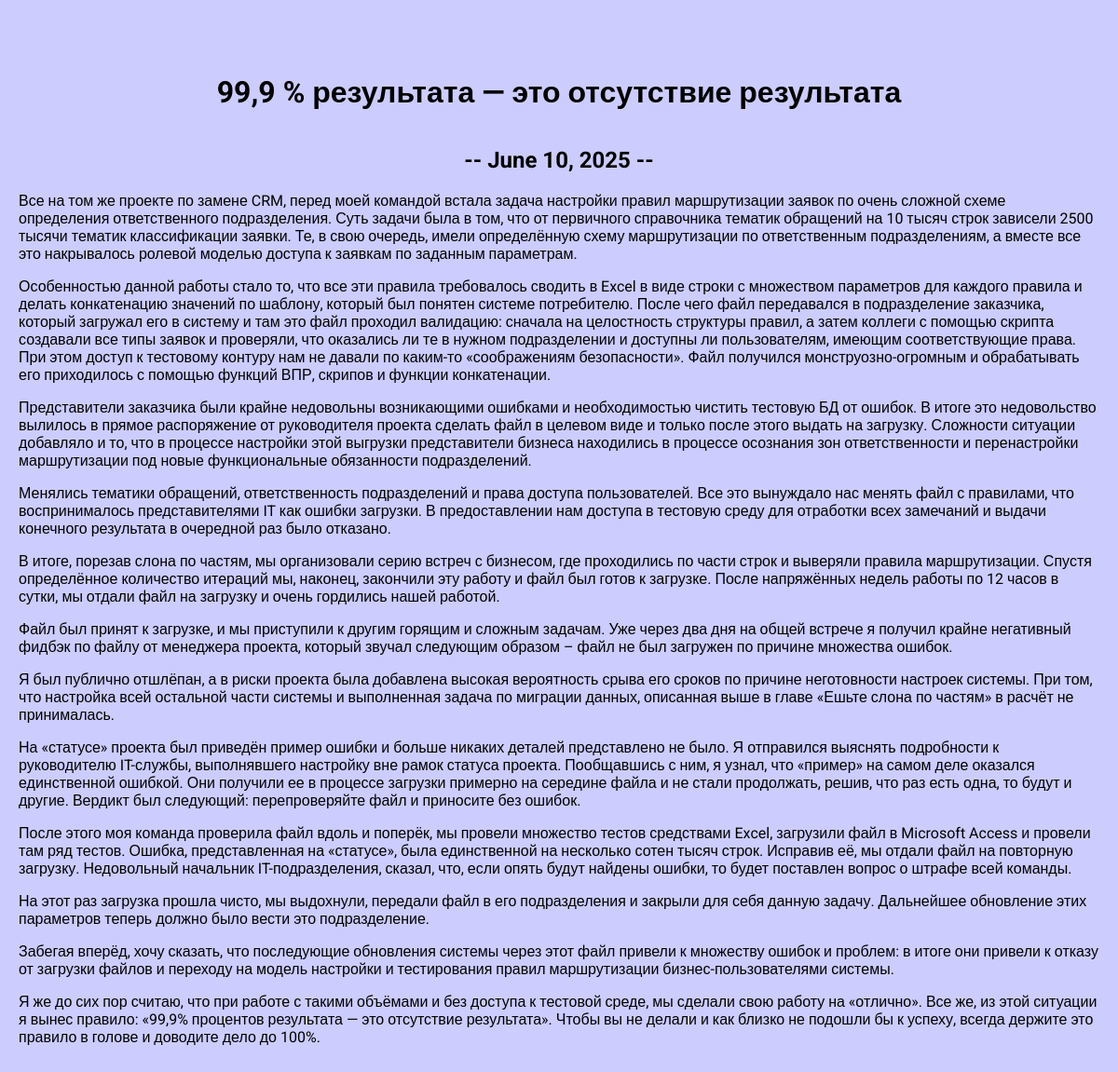
Page /blog/3/ on the committed database.
### blog/models.py (models this page shows, shortened)
class Blog(models.Model):
    title = models.CharField(max_length=200)
    description = models.TextField()
    date = models.DateField()

### blog/views.py (the view)
# urls.py: path('<int:blog_id>/', views.detail, name="detail"),
def detail(request, blog_id):
    blog = get_object_or_404(Blog, pk=blog_id)
    return render(request, 'blog/details.html', {'blog': blog})

### blog/templates/blog/details.html
{% extends 'skills/base.html' %}
{% block content %}
<div class="detail">
    <h1>{{ blog.title }}</h1>
    <h2>-- {{ blog.date }} --</h2>
    {{ blog.description|safe }}
</div>
{% endblock %}

### skills/static/css/style.css (style rules this page uses)
body { font-family: "Roboto", sans-serif; background: #CCCCFF; padding: 0; margin: 0; }
h1 { text-align: center; margin: 60px 0 40px; }
h2 { text-align: center; margin: 20px 0; }

### rows in the picture
Blog: title "99,9 % результата — это отсутствие результата", date "June 10, 2025", description "Все на том же проекте по замене CRM, перед моей командой встала задача настройки правил маршрутизации заявок по очень сложной схеме определения ответственного подразделения. Суть задачи была в том, что от первичного справочника тематик обращений на 10 тысяч строк зависели 2500 тысячи тематик классификации заявки. Те, в свою очередь, имели определённую схему маршрутизации по ответственным подразделениям, а вместе все это накрывалось ролевой моделью доступа к заявкам по заданным параметрам. Особенностью данной работы стало то, что все эти правила требовалось сводить в Excel в виде строки с множеством параметров для каждого правила и делать конкатенацию значений по шаблону, который был понятен…"
